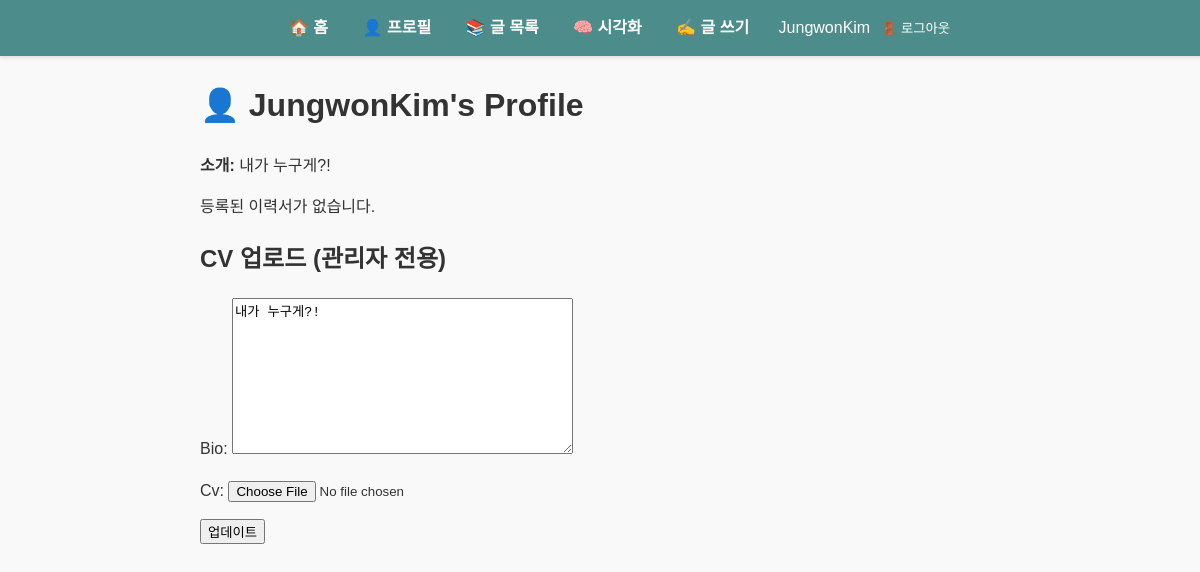
The page /profile/ (signed in) on the database as committed earlier.
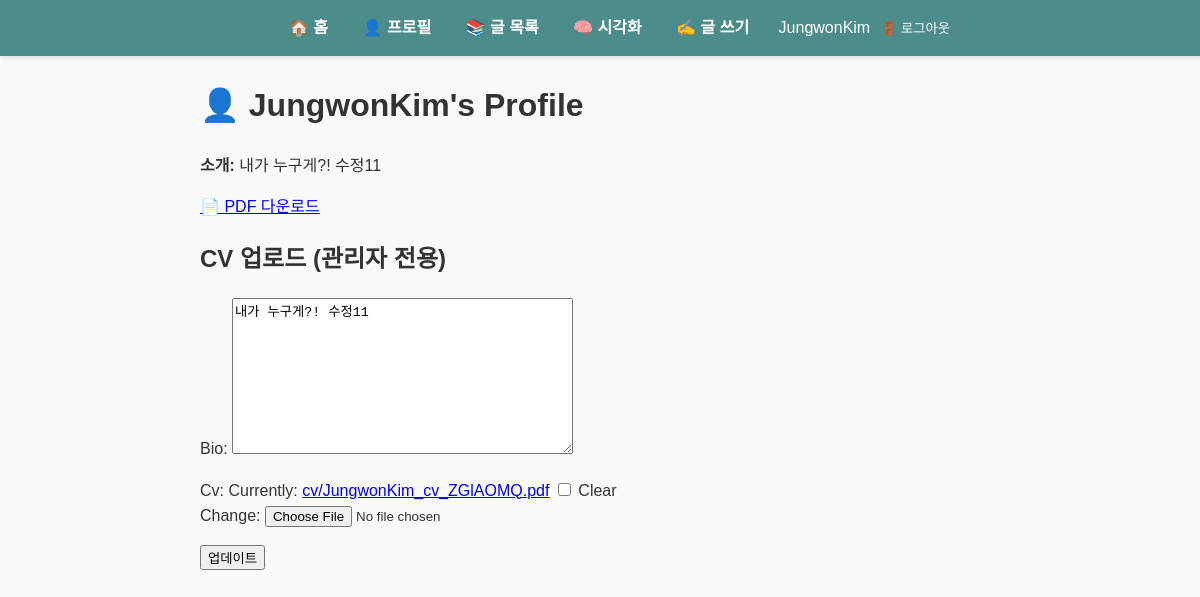
The same page on the database as committed later.
### blog/models.py (models this page shows, shortened)
class UserProfile(models.Model):
    user = models.OneToOneField(User, on_delete=models.CASCADE)
    bio = models.TextField(blank=True)
    cv = models.FileField(upload_to='cv/', blank=True, null=True)

### blog/views.py (the view)
# urls.py: path('profile/', views.profile_view, name='profile'),
@login_required
def profile_view(request):
    profile, created = UserProfile.objects.get_or_create(user=request.user)
    form = None
    if request.user.is_authenticated and request.user.is_staff:
        if request.method == 'POST':
            form = CVUploadForm(request.POST, request.FILES, instance=profile)
            if form.is_valid():
                form.save()
                generate_pdf_from_bio(profile)
                return redirect('profile')
        else:
            form = CVUploadForm(instance=profile)
    return render(request, 'blog/profile.html', {'profile': profile, 'form': form})

### blog/forms.py
class CVUploadForm(forms.ModelForm):
    class Meta:
        model = UserProfile
        fields = ['bio', 'cv']

### blog/templates/blog/profile.html (shortened to what this page needs)
{% extends 'blog/base.html' %}
{% block content %}
  <h1>👤 {{ profile.user.username }}'s Profile</h1>
  <p><strong>소개:</strong> {{ profile.bio }}</p>
  {% if profile.cv %}
    <p><a href="{{ profile.cv.url }}" download>📄 PDF 다운로드</a></p>
  {% else %}
    <p>등록된 이력서가 없습니다.</p>
  {% endif %}
  {% if form %}
    <h2>CV 업로드 (관리자 전용)</h2>
    <form method="post" enctype="multipart/form-data">
      {{ form.as_p }}
      <button type="submit">업데이트</button>
    </form>
  {% endif %}
{% endblock %}

### blog/templates/blog/base.html (shortened to what this page needs)
<!DOCTYPE html>
<html lang="ko">
<head>
</head>
<body>
    <div class="navbar">
        <a href="{% url 'home' %}">🏠 홈</a>
        <a href="{% url 'profile' %}">👤 프로필</a>
        <a href="{% url 'post_list' %}">📚 글 목록</a>
        <a href="{% url 'graph_view' %}">🧠 시각화</a>
        {% if user.is_authenticated %}
            <a href="{% url 'post_create' %}">✍️ 글 쓰기</a>
            <span style="color:white; margin-left: 10px;">{{ user.username }}</span>
            <form method="post" action="{% url 'logout' %}" style="display:inline;">
                <button type="submit" style="background:none; border:none; color:white; cursor:pointer;">
                    🚪 로그아웃
                </button>
            </form>
        {% else %}
            <a href="{% url 'login' %}">🔐 로그인</a>
        {% endif %}
    </div>
    {% block content %}
    {% endblock %}
</body>
</html>

### blog/templates/blog/base.html (style rules this page uses)
body { font-family: sans-serif; max-width: 800px; margin: 80px auto 50px; padding: 0 20px; line-height: 1.6; background-color: #f9f9f9; color: #333; }
.navbar { position: fixed; top: 0; left: 0; width: 100%; background-color: #4c8d8c; padding: 15px; box-shadow: 0 2px 4px rgba(0, 0, 0, 0.1); text-align: center; }
.navbar a { color: #fff; text-decoration: none; margin: 0 15px; font-weight: bold; }

Rows that differ between the two databases and show on the page:
changed UserProfile "JungwonKim": bio "내가 누구게?!" → "내가 누구게?! 수정11"
Other text that changed with them:
form field as_p: (not shown) → "☐"
text no longer shown: "Bio: Cv: 등록된 이력서가 없습니다."
text now shown: "📄 PDF 다운로드 Bio: Cv: Currently: cv/JungwonKim_cv_ZGlAOMQ.pdf Clear Change:"
